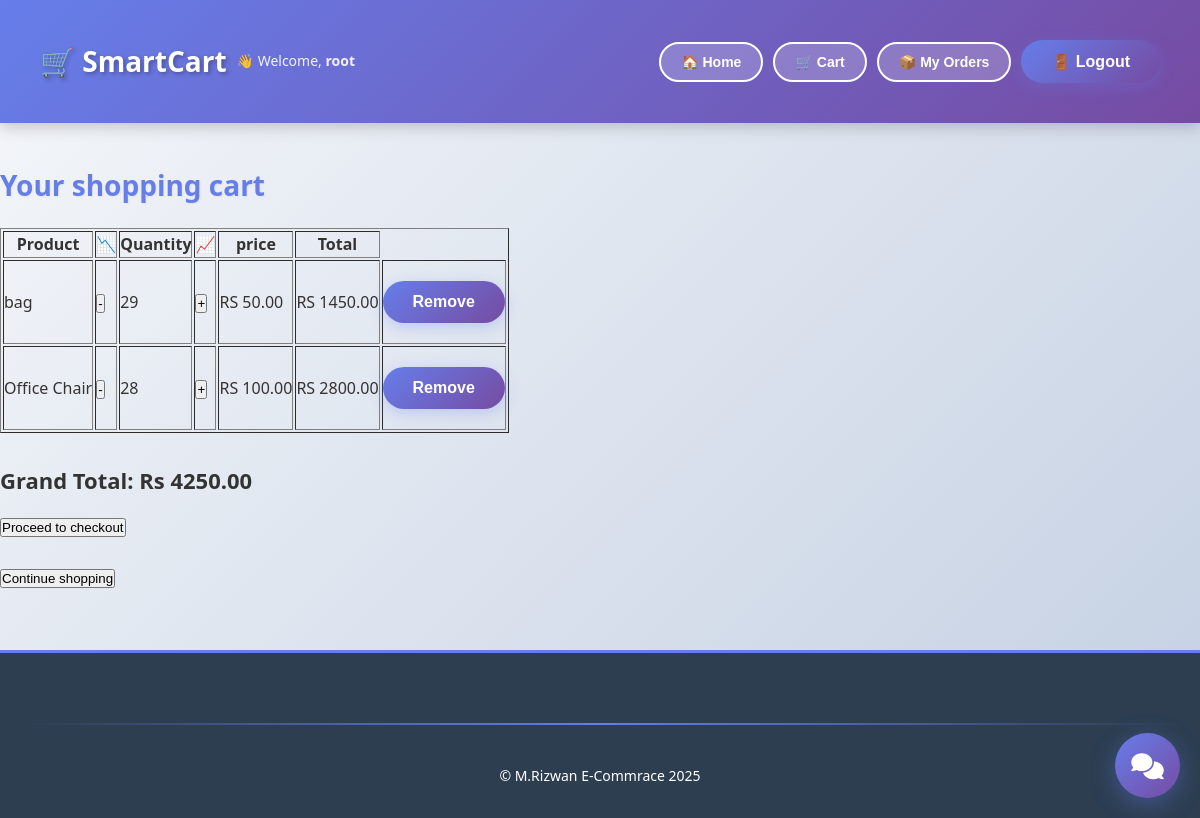
The app's page /cart/ (signed in), older data.
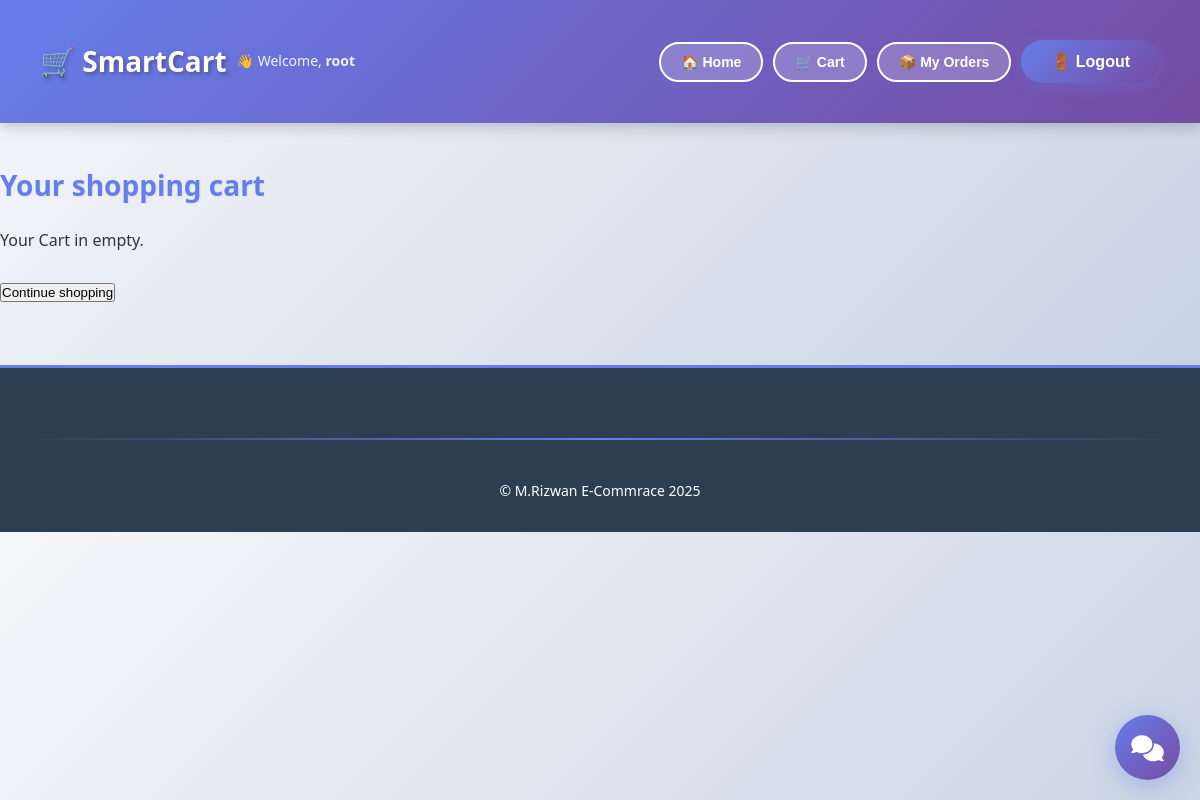
The same page, newer data.
### cart/models.py (models this page shows, shortened)
class CartItem(models.Model):
    cart = models.ForeignKey(Cart, on_delete=models.CASCADE)
    product = models.ForeignKey(Product, on_delete=models.CASCADE)
    quantity = models.PositiveIntegerField(default=1)
    @property
    def total_price(self):
        return self.product.price * self.quantity

### store/models.py (models this page shows, shortened)
class Product(TimeStampedModel):
    name = models.CharField(max_length=200)
    price = models.DecimalField(max_digits=10, decimal_places=2)
    categories = models.ManyToManyField(Category)
    description = models.TextField()

### cart/views.py (the view)
# urls.py: path('', CartDetailView.as_view(), name="cart"),
class CartDetailView(LoginRequiredMixin, TemplateView):
    template_name = "cart/cart.html"
    login_url= "/login/"
    def get_context_data(self, **kwargs):
        context= super().get_context_data(**kwargs)
        cart = Cart.objects.filter(user= self.request.user).first()
        context['cart']= cart
        if cart:
            items = cart.cartitem_set.all()
            total = sum(item.total_price for item in items)
            context['items'] = items
            context['total'] = total
        else:
            context['items'] = []
            context['total'] = 0
        return context

### ai_engine/tracking.py (called while the page is built, shortened)
    def __call__(self, request):
        response = self.get_response(request)
        return response

### templates/cart/cart.html (shortened to what this page needs)
{% extends "base.html" %}
{% block content %}
<h2>Your shopping cart</h2>
{% if items %}
<table border="1" cellpadding="10" >
    <tr>
        <th>Product</th>
        <th>📉</th>
        <th>Quantity</th>
        <th>📈</th>
        <th>price</th>
        <th>Total</th>
    </tr>
    {% for item in items %}
    <tr>
        <td>{{item.product.name}} </td>
        <td>
            <form method="post" action="{% url 'update_cart_item' item.id 'decrease' %}">
                <button>-</button>
            </form>
        </td>
        <td>
            {{item.quantity}}
        </td>
        <td>
            <form method="post" action="{% url 'update_cart_item' item.id 'increase' %}">
                <button>+</button>
            </form>
        </td>
        <td>RS {{item.product.price}} </td>
        <td>RS {{item.total_price}} </td>
        <td>
            <form action="{% url 'remove_from_cart' item.id %}" method='post'>
                <button type="submit">Remove</button>
            </form>
        </td>
    </tr>
    {% endfor %}
</table>
    <h3>Grand Total: Rs {{total}} </h3>
    <a href="{% url 'checkout' %}"> <button>Proceed to checkout</button></a><br>
{% else %}
<p>Your Cart in empty.</p>
{% endif %}
<br>
<a href="{% url 'home' %}"><button>Continue shopping</button></a>
{% endblock content %}

Row changes from the older to the newer data that the page shows:
removed CartItem: product.name "bag", quantity "29", product.price "50.00", total_price "1450.00"
removed CartItem: product.name "Office Chair", quantity "28", product.price "100.00", total_price "2800.00"
Text that changed along with them:
{{ total }}: "4250.00" → (not shown)
text no longer shown: "Product 📉 Quantity 📈 price Total Grand Total: Rs Proceed to checkout"
text now shown: "Your Cart in empty."
